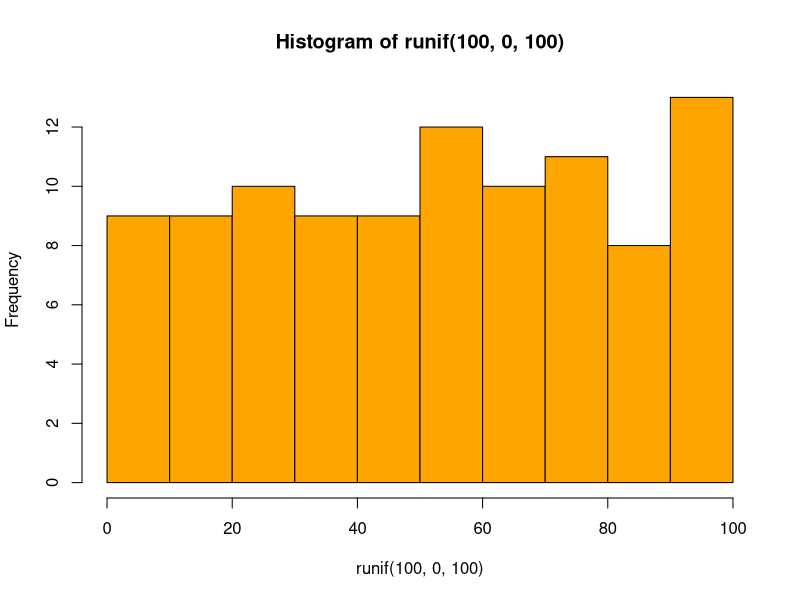
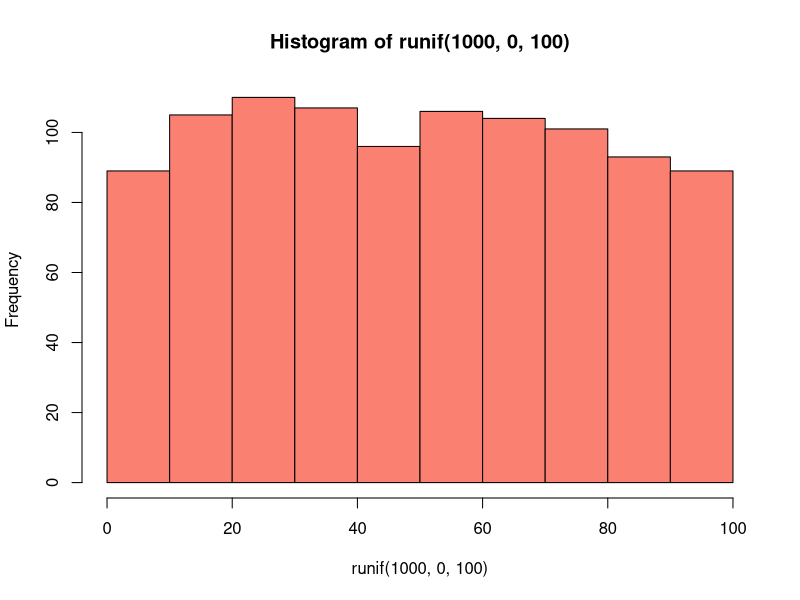
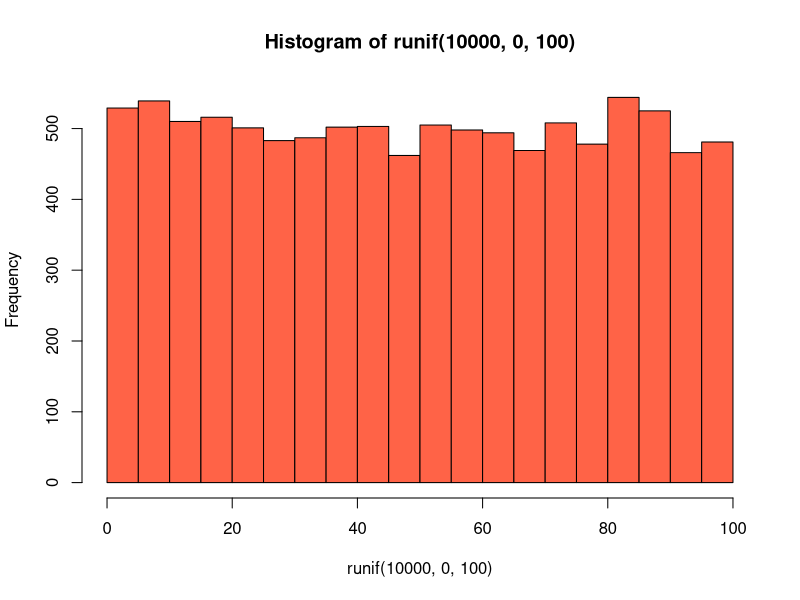
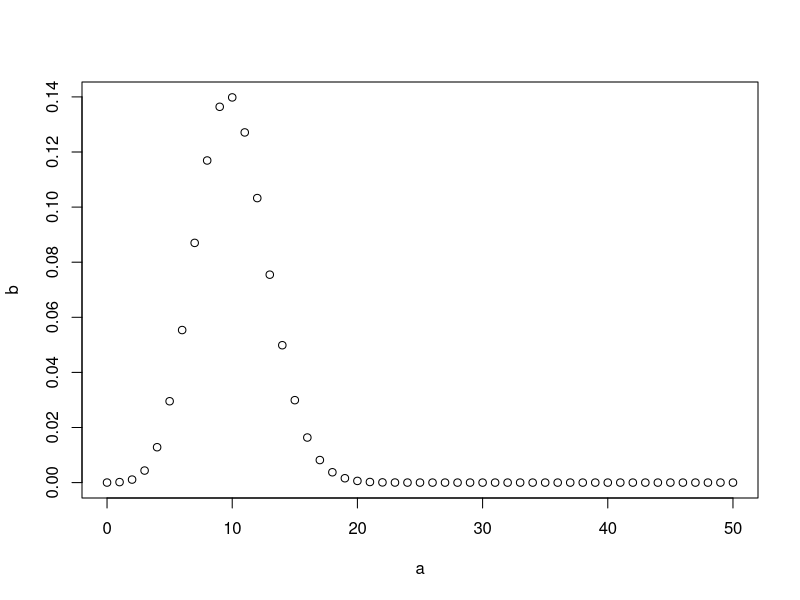
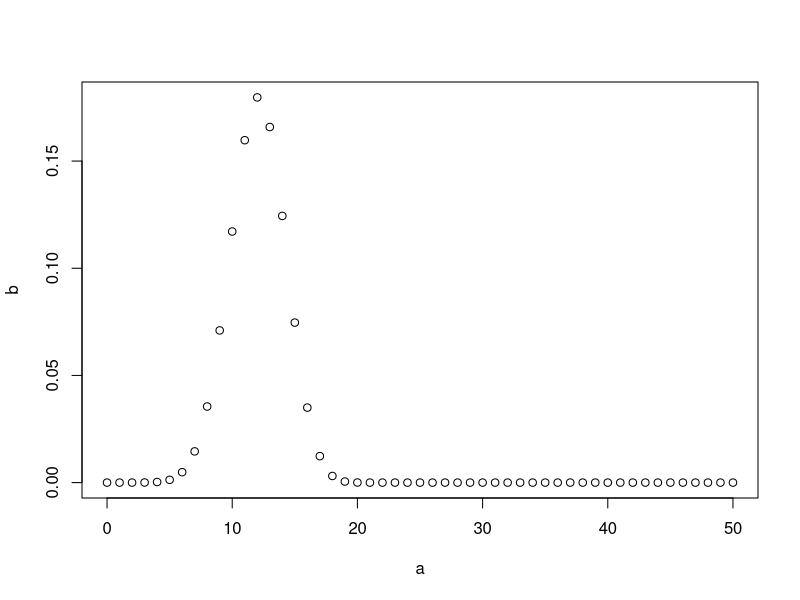
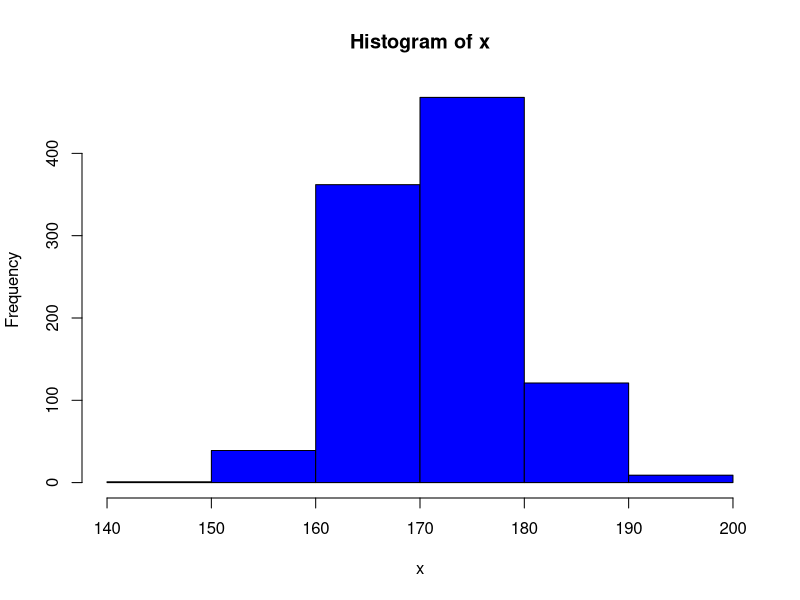

Generate these figures, in order, with R:
# 대수의 법칙----------------------------------------------
?rbinom

x<-rbinom(10,1,0.5)
sum(x)/10
mean(x)


x<-rbinom(100,1,0.5)
sum(x)/100
mean(x)


x<-rbinom(1000,1,0.5)
sum(x)/1000
mean(x)


x<-rbinom(10000,1,0.5)
sum(x)/10000
mean(x)

#sample() : 몬테크롤러
#비복원추출
sample(1:10,3)
#sample(1:2,10)  비복원추출 에러뜸
# 그래서 하는게 아래방법
#--->복원추출
nums<-sample(1:2,10, replace = T)
nums

# 확률지정
nums<-sample(1:2,10, replace = T,prob=c(0.8,0.2))
nums


# 난수생성 함수
runif(1)
runif(10, min=1, max=10)


# 확률 변수의 기댓값
x<-c(0,1,2)
px<-c(1/4,2/4,1/4)


#
dbinom(7,10,prob=0.5)

#균일분포
hist(runif(100,0,100), col='orange')
hist(runif(1000,0,100), col='salmon')
hist(runif(10000,0,100), col='tomato')

# 이항분포
#x가 이항분포 B(10,0.2)일 경우, P[X=2]의 확률값은 dbnom(2,10,0.2)

a<-seq(0,50,by=1)

b<-dbinom(a,50,0.2)

plot(a,b)

b<-dbinom(a,20,0.6)
plot(a,b)


# 이항분포의 누적확률값
#pbinom()함수 : 이항분포의 누적확률값

pbinom(3,10,0.2)

dbinom(0,10,0.2)


# 정규분포 : normal distribution---------------------------------
set.seed(2022)
x<-rnorm(n=1000, mean=172,sd=7)
hist(x,col='blue',breaks=7)


# 중심에 데이터가 집중되어있고 좌우는 작은 데이터가 아주 작은
# 종 형태의 분포
# => 규격화 => 표준정규분포 : 평균 0, 표준편차 1
# 키 평균 : 172, 표준편차 : 10
n=1000
data<-rnorm(n,mean=172, sd=10)
data

mean(data)
sd(data)
